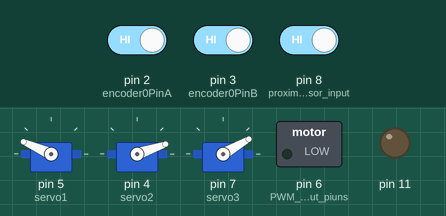
Simulated run of this sketch. Board: Arduino Uno, built with avr-gcc and run on an emulated ATmega328P. On the bench: 3 × servo, switched loads named in the sketch (green lamp = pin HIGH), output pins drawn as LEDs (lit = HIGH). Inputs (shaded band) come from the test bench; at power-on: pin 8 (proximity_sensor_input) HIGH, pin 2 (encoder0PinA) HIGH, pin 3 (encoder0PinB) HIGH. What the sketch prints to the serial monitor is not drawn.

Above: at 1.2 s.
1.3 s: pin 8 (proximity_sensor_input) driven LOW
At 3.3 s:
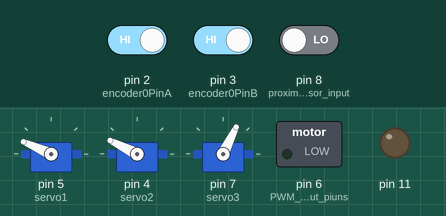
At 5.8 s:
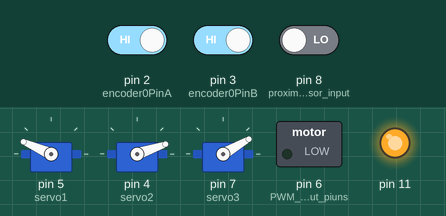
14.5 s: pin 8 (proximity_sensor_input) driven LOW
At 15.69 s:
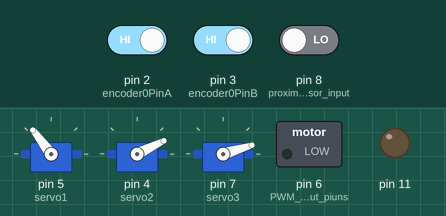
Timing chart, 0 to 23.5 s (numbered marks = the images above; inputs shaded):
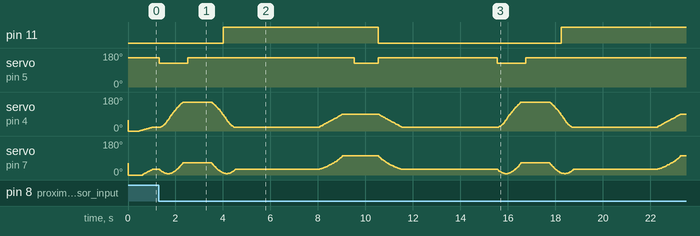

Measured:
- after the input at 1.3 s, pin 11: LOW → HIGH after 2.7 s, → LOW 6.5 s later; servo on pin 5 (servo1): 156° → 127° at once, → 156° 1.2 s later, → 127° 7.0 s later, → 156° 1.0 s later

The sketch:

knamatics_invers.ino
```cpp
#include <Servo.h>
// ramp lib
#include <Ramp.h>

Servo servo1;
Servo servo2;
Servo servo3;

int servo1Offset = 2150;      // gripper closed - max 2200
int servo2Offset = 1120;      // shoulder back - min 600  (1120 mid)
int servo3Offset = 1180;      // elbow back - max 2180 (1180 mid)

// moving the foot forwards or backwards in the side plane
float shoulderAngle2;
float shoulderAngle2a;
float shoulderAngle2Degrees;
float shoulderAngle2aDegrees;
float z2;
float x;

// side plane of individual leg only
#define lowerLength 110
#define upperLength 110
float armLength;
float z;
float shoulderAngle1;
float shoulderAngleDegrees;
float shoulderAngle1a;
float elbowAngle;
float elbowAngleDegrees;

// interpolation targets
float zTarget;
float xTarget;

// output scaling
float shoulderMs;
float shoulderMs2;
float elbowMs;

int ball;     // ball proximity

// wheel encoder interrupts

#define encoder0PinA 2      // encoder 1
#define encoder0PinB 3

volatile long encoder0Pos = 0;    // encoder 1
long encoder0Target = 0;

unsigned long currentMillis;
unsigned long previousMillis;

long previousStepMillis = 0;    // set up timers
int stepFlag = 0;

//*****************************
class Interpolation {
public:
    rampInt myRamp;
    int interpolationFlag = 0;
    int savedValue;

    int go(int input, int duration) {

      if (input != savedValue) {   // check for new data
          interpolationFlag = 0;
      }
      savedValue = input;          // bookmark the old value

      if (interpolationFlag == 0) {                                        // only do it once until the flag is reset
          myRamp.go(input, duration, LINEAR, ONCEFORWARD);              // start interpolation (value to go to, duration)
          interpolationFlag = 1;
      }

      int output = myRamp.update();
      return output;
    }
};    // end of class

Interpolation interpX;        // interpolation objects
Interpolation interpZ;
//*****************************

void setup() {

  servo1.attach(5);         // gripper
  servo2.attach(4);         // shoulder
  servo3.attach(7);         // elbow

  servo1.writeMicroseconds(servo1Offset);    // gripper
  servo2.writeMicroseconds(servo2Offset);    // shoulder
  servo3.writeMicroseconds(servo3Offset);    // elbow

  pinMode(encoder0PinA, INPUT_PULLUP);    // encoder pins
  pinMode(encoder0PinB, INPUT_PULLUP);

  pinMode(6, OUTPUT);         // PWM motor output piuns
  pinMode(11, OUTPUT);

  pinMode(8, INPUT_PULLUP);   // proximity sensor input

  attachInterrupt(0, doEncoderA, CHANGE);
  attachInterrupt(1, doEncoderB, CHANGE);

  Serial.begin(115200);

  zTarget = 100;      // set default position for arm
  xTarget = 50;


}

void loop() {

  currentMillis = millis();

    if (currentMillis - previousMillis >= 10) {  // start timed loop
          previousMillis = currentMillis;

          Serial.println(encoder0Pos);

          ball = digitalRead(8);      // detect ball

          // step sequencer

          if (ball == 0 && stepFlag == 0) {
             stepFlag = 1;
          }

          if (stepFlag == 1 && currentMillis - previousStepMillis >= 1000) {
              zTarget = -115;
              xTarget = 110;
              servo1.writeMicroseconds(servo1Offset -300);    // gripper open
              encoder0Target = 0;
              previousStepMillis = currentMillis;
              stepFlag = 2;
          }
          else if (stepFlag == 2 && currentMillis - previousStepMillis >= 1200) {
              servo1.writeMicroseconds(servo1Offset);    // gripper closed
              previousStepMillis = currentMillis;
              stepFlag = 3;
          }
          else if (stepFlag == 3 && currentMillis - previousStepMillis >= 1000) {
              zTarget = 100;
              xTarget = 50;
              previousStepMillis = currentMillis;
              stepFlag = 4;
          }
          else if (stepFlag == 4 && currentMillis - previousStepMillis >= 500) {
              encoder0Target = 20000;
              previousStepMillis = currentMillis;
              stepFlag = 6;
          }
          else if (stepFlag == 6 && currentMillis - previousStepMillis >= 4000) {
              zTarget = 100;
              xTarget = 170;
              previousStepMillis = currentMillis;
              stepFlag = 7;
          }
          else if (stepFlag == 7 && currentMillis - previousStepMillis >= 1500) {
              servo1.writeMicroseconds(servo1Offset - 300);    // gripper open
              stepFlag = 8;
          }
          else if (stepFlag == 8 && currentMillis - previousStepMillis >= 2500) {
              encoder0Target = 0;
              zTarget = 100;
              xTarget = 50;
              servo1.writeMicroseconds(servo1Offset);    // gripper closed
              previousStepMillis = currentMillis;
              stepFlag = 9;
          }
          else if (stepFlag == 9 && currentMillis - previousStepMillis >= 4000) {
              //wait to get back to the start before triggering again
              servo1.writeMicroseconds(servo1Offset);    // gripper closed
              previousStepMillis = currentMillis;
              stepFlag = 0;
          }

          // end of step sequencer

          // start interpolation

          z = interpZ.go(zTarget,1000);
          x = interpX.go(xTarget,1000);

          // *** Inverse Kinematics ***

          // calculate modification to shoulder angle and arm length

          shoulderAngle2a = atan(z/x);
          shoulderAngle2aDegrees = shoulderAngle2a * (180/PI);    // degrees
          shoulderAngle2 = shoulderAngle2a - 0.7853908;  // take away the default 45' offset (in radians)
          shoulderAngle2Degrees = shoulderAngle2 * (180/PI);    // degrees
          shoulderMs2 = shoulderAngle2Degrees * 11;

          z2 = x/cos(shoulderAngle2a);     // calc new arm length to feed to the next bit of code below

          // ****************

          // calculate arm length based on upper/lower length and elbow and shoulder angle
          shoulderAngle1a = (sq(upperLength) + sq(z2) - sq(lowerLength)) / (2 * upperLength * z2);
          shoulderAngle1 = acos(shoulderAngle1a);     // radians
          elbowAngle = PI - (shoulderAngle1 *2);       // radians

          // calc degrees from angles
          shoulderAngleDegrees = shoulderAngle1 * (180/PI);    // degrees
          elbowAngleDegrees = elbowAngle * (180/PI);              // degrees

          // calc milliseconds PWM to drive the servo.
          shoulderMs = shoulderAngleDegrees * 11;
          elbowMs = elbowAngleDegrees * 11;

          // *** end of Inverse Kinematics ***

          // write to servos, remove 45' and 90' offsets from arm default position
          servo2.writeMicroseconds(servo2Offset - (shoulderMs - 480) - shoulderMs2);    // shoulder
          servo3.writeMicroseconds(servo3Offset + (elbowMs - 1000));    // elbow

          // drive linear slider motor

          if (encoder0Target < encoder0Pos - 150) {   // allow for a deadzone of 100 encoder counts
              analogWrite(6, 255);
              analogWrite(11, 0);
          }
          else if (encoder0Target > encoder0Pos + 150) {   // allow for a deadzone of 100 encoder counts
              analogWrite(6, 0);
              analogWrite(11, 255);
          }

          else {
            analogWrite(6, 0);
            analogWrite(11, 0);
          }


    }  // end of timed loop

}   //end if main loop


void doEncoderA(){

  // look for a low-to-high on channel A
  if (digitalRead(encoder0PinA) == HIGH) {
    // check channel B to see which way encoder is turning
    if (digitalRead(encoder0PinB) == LOW) {
      encoder0Pos = encoder0Pos + 1;         // CW
    }
    else {
      encoder0Pos = encoder0Pos - 1;         // CCW
    }
  }
  else   // must be a high-to-low edge on channel A
  {
    // check channel B to see which way encoder is turning
    if (digitalRead(encoder0PinB) == HIGH) {
      encoder0Pos = encoder0Pos + 1;          // CW
    }
    else {
      encoder0Pos = encoder0Pos - 1;          // CCW
    }
  }

}

void doEncoderB(){

  // look for a low-to-high on channel B
  if (digitalRead(encoder0PinB) == HIGH) {
   // check channel A to see which way encoder is turning
    if (digitalRead(encoder0PinA) == HIGH) {
      encoder0Pos = encoder0Pos + 1;         // CW
    }
    else {
      encoder0Pos = encoder0Pos - 1;         // CCW
    }
  }
  // Look for a high-to-low on channel B
  else {
    // check channel B to see which way encoder is turning
    if (digitalRead(encoder0PinA) == LOW) {
      encoder0Pos = encoder0Pos + 1;          // CW
    }
    else {
      encoder0Pos = encoder0Pos - 1;          // CCW
    }
  }


}
```
